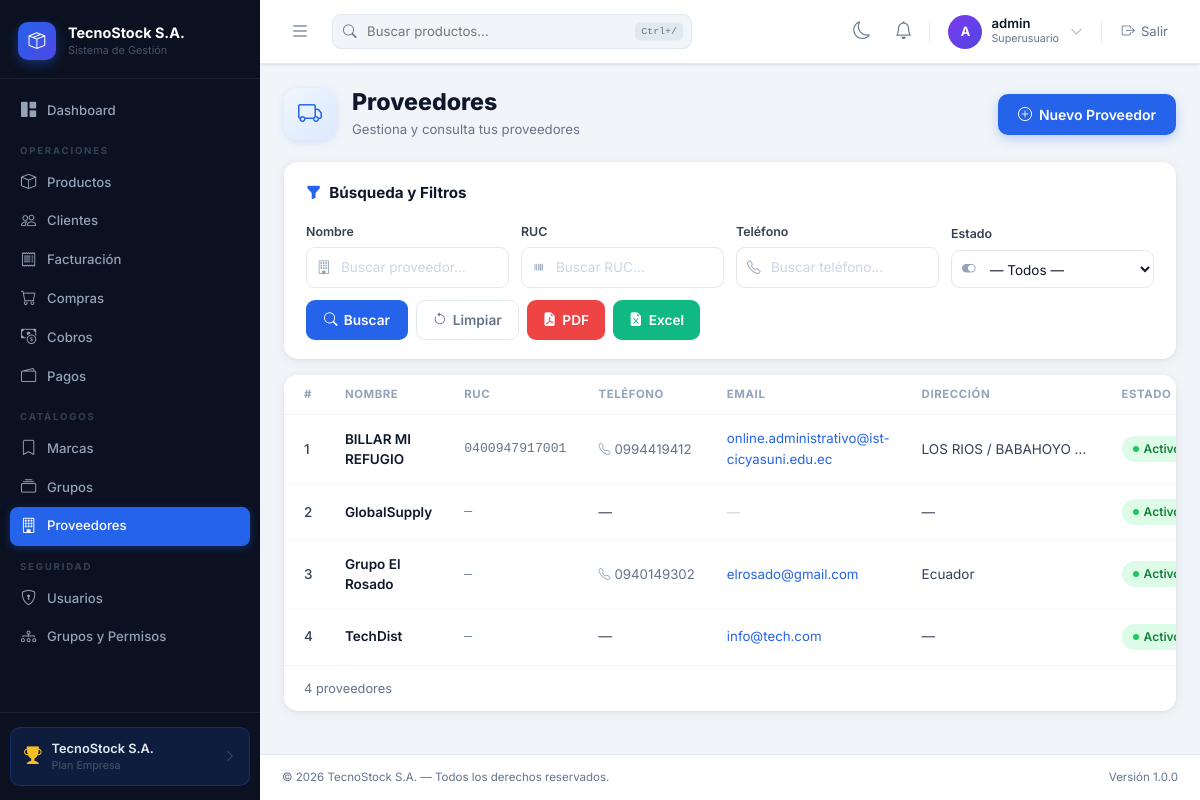
Page /suppliers/ (signed in) on the committed database.
### billing/models.py (models this page shows, shortened)
class Supplier(models.Model):
    name = models.CharField(max_length=200, verbose_name='Nombre')
    ruc = models.CharField(max_length=20, blank=True, verbose_name='RUC')
    contact_name = models.CharField(max_length=200, blank=True, verbose_name='Contacto')
    email = models.EmailField(blank=True, verbose_name='Email')
    phone = models.CharField(max_length=20, blank=True, verbose_name='Teléfono')
    address = models.TextField(blank=True, verbose_name='Dirección')
    is_active = models.BooleanField(default=True, verbose_name='Activo')
    class Meta:
        verbose_name = 'Proveedor'
        verbose_name_plural = 'Proveedores'
        ordering = ['name']

### billing/views.py (the view)
# urls.py: path('suppliers/', views.SupplierListView.as_view(), name='supplier_list'),
class SupplierListView(PermissionMixin, ExportMixin, ListView):
    model = Supplier
    template_name = 'billing/supplier_list.html'
    context_object_name = 'suppliers'
    paginate_by = 10
    permission_required = 'billing.view_supplier'
    export_title = 'Listado de Proveedores'
    export_fields = [
        ('Nombre',     'name'),
        ('RUC',        'ruc'),
        ('Contacto',   'contact_name'),
        ('Email',      'email'),
        ('Teléfono',   'phone'),
        ('Dirección',  'address'),
        ('Estado',     lambda s: 'Activo' if s.is_active else 'Inactivo'),
    ]
    def get_queryset(self):
        qs = Supplier.objects.all()
        name_q  = self.request.GET.get('name', '').strip()
        ruc_q   = self.request.GET.get('ruc', '').strip()
        phone_q = self.request.GET.get('phone', '').strip()
        status  = self.request.GET.get('status', '')
        if name_q:
            qs = qs.filter(name__icontains=name_q)
        if ruc_q:
            qs = qs.filter(ruc__icontains=ruc_q)
        if phone_q:
            qs = qs.filter(phone__icontains=phone_q)
        if status == '1':
            qs = qs.filter(is_active=True)
        elif status == '0':
            qs = qs.filter(is_active=False)
        return qs
    def get_context_data(self, **kwargs):
        ctx = super().get_context_data(**kwargs)
        p = self.request.GET.copy(); p.pop('page', None); qs_str = p.urlencode()
        ctx['filter_qs_pfx'] = (qs_str + '&') if qs_str else ''
        ctx['params'] = self.request.GET
        if ctx.get('is_paginated'):
            ctx['elided_page_range'] = ctx['paginator'].get_elided_page_range(
                number=ctx['page_obj'].number, on_each_side=2, on_ends=1)
        return ctx

### billing/templates/billing/supplier_list.html (shortened to what this page needs)
{% extends 'base.html' %}
{% block content %}
<div class="mod-header">
    <div class="mod-header-left">
        <div class="mod-hdr-icon"><i class="bi bi-truck"></i></div>
        <div>
            <h2 class="mod-title">Proveedores</h2>
            <p class="mod-subtitle">Gestiona y consulta tus proveedores</p>
        </div>
    </div>
    <a href="{% url 'billing:supplier_create' %}" class="btn-mod-new">
        <i class="bi bi-plus-circle"></i> Nuevo Proveedor
    </a>
</div>
<div class="mod-filter-card">
    <div class="mod-filter-title"><i class="bi bi-funnel-fill"></i> Búsqueda y Filtros</div>
    <form method="get" id="mod-filter-form">
        <div class="sup-fi-row">
            <div class="sup-fi-col">
                <label class="mod-fi-label">Nombre</label>
                <div class="mod-fi-wrap">
                    <input type="text" name="name" class="mod-fi-input" placeholder="Buscar proveedor..."
                           value="{{ params.name|default:'' }}">
                </div>
            </div>
            <div class="sup-fi-col">
                <label class="mod-fi-label">RUC</label>
                <div class="mod-fi-wrap">
                    <input type="text" name="ruc" class="mod-fi-input" placeholder="Buscar RUC..."
                           value="{{ params.ruc|default:'' }}">
                </div>
            </div>
            <div class="sup-fi-col">
                <label class="mod-fi-label">Teléfono</label>
                <div class="mod-fi-wrap">
                    <input type="text" name="phone" class="mod-fi-input" placeholder="Buscar teléfono..."
                           value="{{ params.phone|default:'' }}">
                </div>
            </div>
            <div class="sup-fi-col">
                <label class="mod-fi-label">Estado</label>
                <div class="mod-fi-wrap">
                    <select name="status" class="mod-fi-select">
                        <option value="">— Todos —</option>
                    </select>
                </div>
            </div>
            <div class="sup-fi-btns">
                <button type="submit" class="btn-mod-search"><i class="bi bi-search"></i> Buscar</button>
                <a href="{% url 'billing:supplier_list' %}" class="btn-mod-clear">
                    <i class="bi bi-arrow-counterclockwise"></i> Limpiar
                </a>
                {% if perms.billing.can_export %}
                <button type="button" class="btn-mod-pdf"
                        data-bs-toggle="modal" data-bs-target="#exportModal" data-export="pdf">
                    <i class="bi bi-file-earmark-pdf-fill"></i> PDF
                </button>
                <button type="button" class="btn-mod-excel"
                        data-bs-toggle="modal" data-bs-target="#exportModal" data-export="excel">
                    <i class="bi bi-file-earmark-excel-fill"></i> Excel
                </button>
                {% endif %}
            </div>
        </div>
    </form>
</div>
<div class="mod-table-card">
    <table class="mod-table">
        <thead>
            <tr>
                <th style="width:36px">#</th>
                <th>Nombre</th>
                <th>RUC</th>
                <th>Teléfono</th>
                <th>Email</th>
                <th>Dirección</th>
                <th>Estado</th>
            </tr>
        </thead>
        <tbody>
            {% for s in suppliers %}
            <tr>
                <td class="mod-row-num">
                    {% if is_paginated %}{{ page_obj.start_index|add:forloop.counter0 }}{% else %}{{ forloop.counter }}{% endif %}
                </td>
                <td style="font-weight:600;color:var(--text-primary)">{{ s.name }}</td>
                <td style="font-family:'SF Mono','Fira Code',monospace,sans-serif;font-size:.82rem;color:var(--text-muted)">
                    {{ s.ruc|default:"—" }}
                </td>
                <td>
                    {% if s.phone %}
                    <span style="display:inline-flex;align-items:center;gap:4px;font-size:.83rem;color:var(--text-muted)">
                        <i class="bi bi-telephone" style="font-size:.75rem;color:#94A3B8"></i> {{ s.phone }}
                    </span>
                    {% else %}—{% endif %}
                </td>
                <td>
                    {% if s.email %}
                    <a href="mailto:{{ s.email }}" style="color:#2563EB;text-decoration:none;font-size:.83rem">{{ s.email }}</a>
                    {% else %}<span style="color:#CBD5E1">—</span>{% endif %}
                </td>
                <td class="td-address" title="{{ s.address }}">{{ s.address|default:"—"|truncatechars:40 }}</td>
                <td>
                    {% if s.is_active %}
                    <span class="mod-status mod-st-green"><span class="mod-sdot"></span> Activo</span>
                    {% else %}
                    <span class="mod-status mod-st-red"><span class="mod-sdot"></span> Inactivo</span>
                    {% endif %}
                </td>
            </tr>
            {% empty %}
            <tr><td colspan="8"><div class="mod-empty"><i class="bi bi-truck"></i><p>No se encontraron proveedores.</p></div></td></tr>
            {% endfor %}
        </tbody>
    </table>
    <div class="mod-table-footer">
        <div class="mod-count">
            {% if is_paginated %}
                Mostrando {{ page_obj.start_index }} a {{ page_obj.end_index }} de {{ paginator.count }} proveedor{{ paginator.count|pluralize:"es" }}
            {% else %}
                {{ suppliers|length }} proveedor{{ suppliers|length|pluralize:"es" }}
            {% endif %}
        </div>
    </div>
</div>
{% endblock %}
{% block extra_js %}
<div class="toast-container position-fixed bottom-0 end-0 p-3" style="z-index:11000;">
</div>
{% endblock %}

### templates/base.html (shortened to what this page needs)
{% load static %}
<!DOCTYPE html>
<html lang="es">
<head>
<link href="https://cdn.jsdelivr.net/npm/bootstrap@5.3.3/dist/css/bootstrap.min.css" rel="stylesheet">
<link href="https://cdn.jsdelivr.net/npm/bootstrap-icons@1.11.3/font/bootstrap-icons.css" rel="stylesheet">
</head>
<body>
{% if user.is_authenticated %}
<aside id="sidebar">
    <div class="sb-brand">
        <div class="sb-brand-icon"><i class="bi bi-box-seam"></i></div>
        <div><div class="sb-brand-name">TecnoStock S.A.</div><div class="sb-brand-sub">Sistema de Gestión</div></div>
    </div>
    {% with url_name=request.resolver_match.url_name|default:'' app_name=request.resolver_match.app_name|default:'' %}
    <nav class="sb-nav">
        <a href="{% url 'billing:home' %}" class="sb-link {% if url_name == 'home' %}active{% endif %}"><i class="bi bi-grid-1x2-fill"></i> Dashboard</a>
        {% if perms.billing.view_product or perms.billing.view_customer or perms.billing.view_invoice or perms.purchasing.view_purchase or perms.cobros.view_cobrofactura or perms.pagos.view_pagocompra %}
        <div class="sb-section">Operaciones</div>
        {% endif %}
        {% if perms.billing.view_product %}
        <a href="{% url 'billing:product_list' %}" class="sb-link {% if 'product' in url_name and app_name == 'billing' %}active{% endif %}"><i class="bi bi-box"></i> Productos</a>
        {% endif %}
        {% if perms.billing.view_customer %}
        <a href="{% url 'billing:customer_list' %}" class="sb-link {% if 'customer' in url_name %}active{% endif %}"><i class="bi bi-people"></i> Clientes</a>
        {% endif %}
        {% if perms.billing.view_invoice %}
        <a href="{% url 'billing:invoice_list' %}" class="sb-link {% if 'invoice' in url_name %}active{% endif %}"><i class="bi bi-receipt"></i> Facturación</a>
        {% endif %}
        {% if perms.purchasing.view_purchase %}
        <a href="{% url 'purchasing:purchase_list' %}" class="sb-link {% if app_name == 'purchasing' %}active{% endif %}"><i class="bi bi-cart"></i> Compras</a>
        {% endif %}
        {% if perms.cobros.view_cobrofactura %}
        <a href="{% url 'cobros:factura_pendiente_list' %}" class="sb-link {% if app_name == 'cobros' %}active{% endif %}"><i class="bi bi-cash-coin"></i> Cobros</a>
        {% endif %}
        {% if perms.pagos.view_pagocompra %}
        <a href="{% url 'pagos:compra_pendiente_list' %}" class="sb-link {% if app_name == 'pagos' %}active{% endif %}"><i class="bi bi-wallet2"></i> Pagos</a>
        {% endif %}
        {% if perms.billing.view_brand or perms.billing.view_productgroup or perms.billing.view_supplier %}
        <div class="sb-section">Catálogos</div>
        {% endif %}
        {% if perms.billing.view_brand %}
        <a href="{% url 'billing:brand_list' %}" class="sb-link {% if 'brand' in url_name %}active{% endif %}"><i class="bi bi-bookmark"></i> Marcas</a>
        {% endif %}
        {% if perms.billing.view_productgroup %}
        <a href="{% url 'billing:productgroup_list' %}" class="sb-link {% if 'productgroup' in url_name %}active{% endif %}"><i class="bi bi-collection"></i> Grupos</a>
        {% endif %}
        {% if perms.billing.view_supplier %}
        <a href="{% url 'billing:supplier_list' %}" class="sb-link {% if 'supplier' in url_name %}active{% endif %}"><i class="bi bi-building"></i> Proveedores</a>
        {% endif %}
        {% if user.is_staff or user.is_superuser %}
        <div class="sb-section">Seguridad</div>
        <a href="{% url 'security:user_list' %}" class="sb-link {% if 'user' in url_name and app_name == 'security' %}active{% endif %}"><i class="bi bi-shield-lock"></i> Usuarios</a>
        <a href="{% url 'security:group_list' %}" class="sb-link {% if 'group' in url_name and app_name == 'security' %}active{% endif %}"><i class="bi bi-diagram-3"></i> Grupos y Permisos</a>
        {% endif %}
    </nav>
    {% endwith %}
    <div class="sb-footer">
        <div class="sb-plan-card">
            <i class="bi bi-trophy-fill sb-plan-icon"></i>
            <div style="flex:1;min-width:0"><div class="sb-plan-name">TecnoStock S.A.</div><div class="sb-plan-label">Plan Empresa</div></div>
            <i class="bi bi-chevron-right" style="color:#475569;font-size:.75rem"></i>
        </div>
    </div>
</aside>
{% endif %}
<div id="main-wrap" {% if not user.is_authenticated %}class="no-sidebar"{% endif %}>
{% if user.is_authenticated %}
    <header class="topbar">
        <button class="sb-toggle" id="sidebarToggle"><i class="bi bi-list"></i></button>
        <div class="topbar-search">
            <input type="text" id="globalSearch" placeholder="Buscar productos..." data-url="{% url 'billing:product_list' %}">
            <span class="ts-kbd">Ctrl+/</span>
        </div>
        <div class="topbar-right">
            <button class="theme-toggle" id="themeToggle" type="button" title="Cambiar tema">
                <i class="bi bi-moon"></i>
            </button>
            <div class="dropdown notif-wrap">
                <button class="notif-btn" type="button" data-bs-toggle="dropdown" aria-expanded="false" title="Notificaciones">
                    <i class="bi bi-bell"></i>
                </button>
            </div>
            <div class="user-chip">
                <div class="user-avatar">{{ user.username|first|upper }}</div>
                <div>
                    <div class="user-name">{{ user.get_full_name|default:user.username }}</div>
                    <div class="user-role">{% if user.is_superuser %}Superusuario{% else %}{% with g=user.groups.first %}{% if g %}{{ g.name }}{% else %}Usuario{% endif %}{% endwith %}{% endif %}</div>
                </div>
                <i class="bi bi-chevron-down" style="color:#94A3B8;font-size:.8rem;margin-left:2px"></i>
            </div>
            <form method="post" action="{% url 'logout' %}" style="margin:0">
                <button type="submit" class="logout-btn"><i class="bi bi-box-arrow-right"></i> Salir</button>
            </form>
        </div>
    </header>
    <div class="content-area"><main>
{% endif %}
{% block content %}{% endblock %}
{% if user.is_authenticated %}
    </main></div>
    <footer class="site-footer">
        <span>© 2026 TecnoStock S.A. — Todos los derechos reservados.</span>
        <span>Versión 1.0.0</span>
    </footer>
{% else %}
    </div></div>
{% endif %}
</div>
{% block extra_js %}{% endblock %}
</body>
</html>

### rows in the picture
Supplier: name "BILLAR MI REFUGIO", ruc "0400947917001", phone "0994419412", email "online.administrativo@ist-cicyasuni.edu.ec", address "LOS RIOS / BABAHOYO…", is_active True (drawn)
Supplier: name "GlobalSupply", ruc "—", address "—", is_active True (drawn)
Supplier: name "Grupo El Rosado", ruc "—", phone "0940149302", email "elrosado@gmail.com", address "Ecuador", is_active True (drawn)
Supplier: name "TechDist", ruc "—", email "info@tech.com", address "—", is_active True (drawn)

### other values in the picture
{{ user.username|first|upper }} "A"
{{ user.get_full_name|default:user.username }} "admin"
{{ suppliers|length }} "4"
